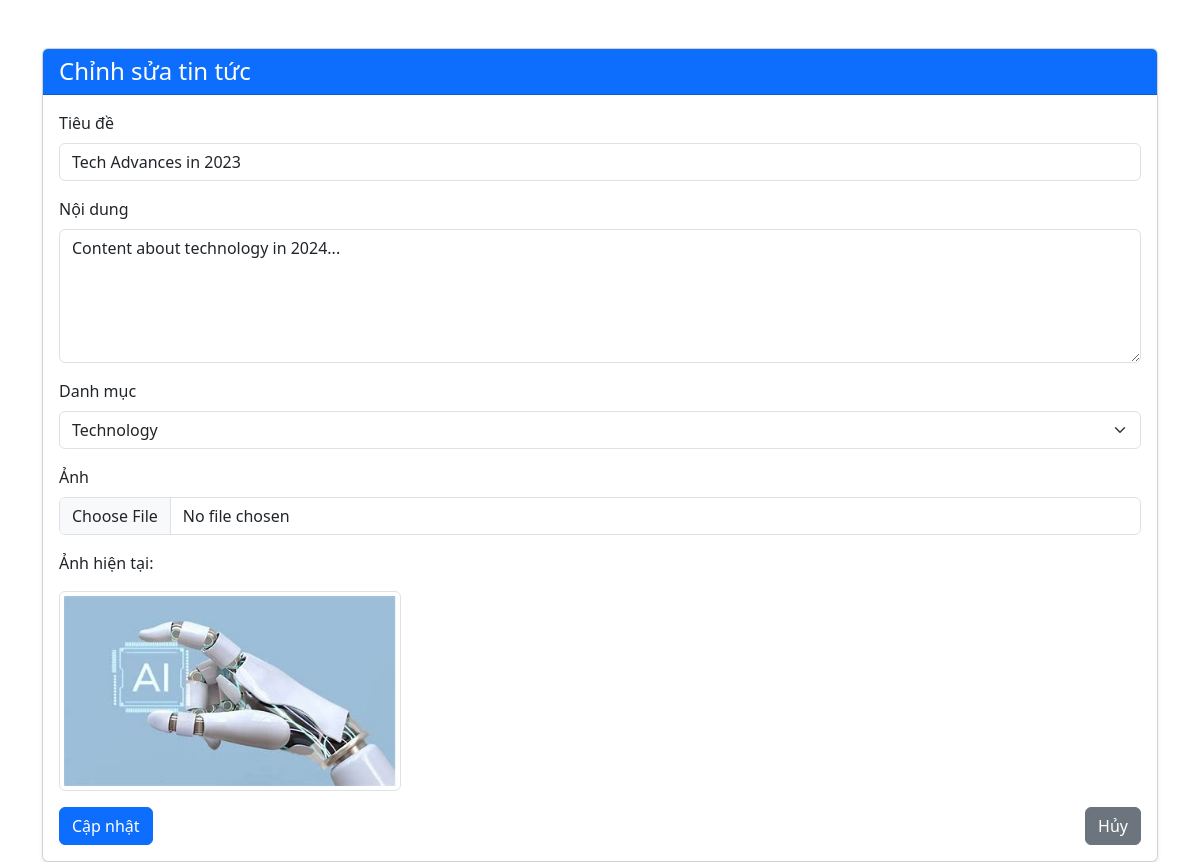
The app's page /views/admin/new/edit.php?id=1 (signed in) with its own data.
### tables this page shows
CREATE TABLE `news` (
  `id` int(11) NOT NULL,
  `title` varchar(255) DEFAULT NULL,
  `content` text DEFAULT NULL,
  `image` varchar(255) DEFAULT NULL,
  `created_at` datetime DEFAULT NULL,
  `category_id` int(11) DEFAULT NULL
);

CREATE TABLE `categories` (
  `id` int(11) NOT NULL,
  `name` varchar(255) DEFAULT NULL
);

### models/News.php (called while the page is built, shortened)
<?php
class News {
    public static function getById($id) {
        $db = Database::connect();
        $stmt = $db->prepare("SELECT * FROM news WHERE id = ?");
        $stmt->execute([$id]);
        return $stmt->fetch(PDO::FETCH_ASSOC);
    }
}

### models/Category.php (called while the page is built, shortened)
<?php
class Category {
    public static function getAll() {
        $db = Database::connect();
        $stmt = $db->query("SELECT * FROM categories");
        return $stmt->fetchAll(PDO::FETCH_ASSOC);
    }
}

### views/admin/new/edit.php (the view, shortened to what this page needs)
<?php
require_once "../../../models/News.php";
require_once "../../../models/Category.php";
$id = $_GET['id'];
$news = News::getById($id);
$categories = Category::getAll();
?>
<!DOCTYPE html>
<html lang="en">
<head>
    <link href="https://cdn.jsdelivr.net/npm/bootstrap@5.3.0-alpha1/dist/css/bootstrap.min.css" rel="stylesheet">
</head>
<body>
    <div class="container mt-5">
        <div class="card shadow-sm">
            <div class="card-header bg-primary text-white">
                <h1 class="h4 mb-0">Chỉnh sửa tin tức</h1>
            </div>
            <div class="card-body">
                <form method="POST" enctype="multipart/form-data">
                    <div class="mb-3">
                        <label for="title" class="form-label">Tiêu đề</label>
                        <input type="text" class="form-control" id="title" name="title" value="<?= htmlspecialchars($news['title']) ?>" required>
                    </div>
                    <div class="mb-3">
                        <label for="content" class="form-label">Nội dung</label>
                        <textarea class="form-control" id="content" name="content" rows="5" required><?= htmlspecialchars($news['content']) ?></textarea>
                    </div>
                    <div class="mb-3">
                        <label for="category_id" class="form-label">Danh mục</label>
                        <select class="form-select" id="category_id" name="category_id" required>
                            <?php foreach ($categories as $category): ?>
                                <option value="<?= $category['id'] ?>" <?= $category['id'] == $news['category_id'] ? 'selected' : '' ?>>
                                    <?= $category['name'] ?>
                                </option>
                            <?php endforeach; ?>
                        </select>
                    </div>
                    <div class="mb-3">
                        <label for="image" class="form-label">Ảnh</label>
                        <input type="file" class="form-control" id="image" name="image">
                        <?php if ($news['image']): ?>
                            <div class="mt-3">
                                <p>Ảnh hiện tại:</p>
                                <img src="<?= htmlspecialchars($news['image']) ?>" alt="Current Image" class="img-thumbnail" style="max-height: 200px;">
                            </div>
                        <?php endif; ?>
                    </div>
                    <div class="d-flex justify-content-between">
                        <button type="submit" class="btn btn-primary">Cập nhật</button>
                        <a href="index.php" class="btn btn-secondary">Hủy</a>
                    </div>
                </form>
            </div>
        </div>
    </div>
</body>
</html>

### records on screen
news: title "Tech Advances in 2023", content "Content about technology in 2024...", category_id "Technology", image (picture)
